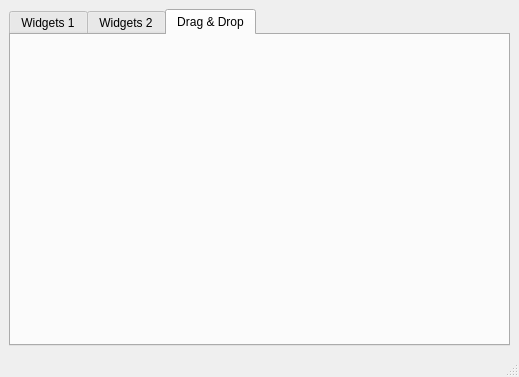
<?xml version="1.0" encoding="UTF-8"?>
<ui version="4.0">
 <class>MainWindow</class>
 <widget class="QMainWindow" name="MainWindow">
  <property name="geometry">
   <rect>
    <x>0</x>
    <y>0</y>
    <width>519</width>
    <height>377</height>
   </rect>
  </property>
  <property name="windowTitle">
   <string>MainWindow</string>
  </property>
  <widget class="QWidget" name="centralwidget">
   <layout class="QGridLayout" name="gridLayout">
    <item row="0" column="0">
     <widget class="QTabWidget" name="tabWidget_1">
      <property name="font">
       <font>
        <weight>50</weight>
        <bold>false</bold>
       </font>
      </property>
      <property name="acceptDrops">
       <bool>false</bool>
      </property>
      <property name="currentIndex">
       <number>2</number>
      </property>
      <widget class="QWidget" name="tab_widgets_1">
       <property name="toolTip">
        <string/>
       </property>
       <property name="statusTip">
        <string/>
       </property>
       <attribute name="title">
        <string>Widgets 1</string>
       </attribute>
       <layout class="QVBoxLayout" name="verticalLayout">
        <item>
         <layout class="QVBoxLayout" name="verticalLayout_tab_1">
          <item>
           <widget class="QTabWidget" name="tabWidget_2">
            <property name="accessibleName">
             <string/>
            </property>
            <property name="currentIndex">
             <number>0</number>
            </property>
            <widget class="QWidget" name="tab_tree">
             <property name="statusTip">
              <string/>
             </property>
             <attribute name="title">
              <string>Tree</string>
             </attribute>
             <layout class="QHBoxLayout" name="horizontalLayout">
              <item>
               <layout class="QVBoxLayout" name="verticalLayout_2">
                <item>
                 <widget class="QTreeWidget" name="treeWidget">
                  <column>
                   <property name="text">
                    <string>Header 1</string>
                   </property>
                  </column>
                  <column>
                   <property name="text">
                    <string>New Column</string>
                   </property>
                  </column>
                  <item>
                   <property name="text">
                    <string>Item1</string>
                   </property>
                   <item>
                    <property name="text">
                     <string>Subitem1</string>
                    </property>
                   </item>
                  </item>
                 </widget>
                </item>
               </layout>
              </item>
             </layout>
            </widget>
            <widget class="QWidget" name="tab_calendar">
             <property name="statusTip">
              <string/>
             </property>
             <attribute name="title">
              <string>Calendar</string>
             </attribute>
             <layout class="QVBoxLayout" name="verticalLayout_3">
              <item>
               <widget class="QDateEdit" name="dateEdit">
                <property name="alignment">
                 <set>Qt::AlignCenter</set>
                </property>
               </widget>
              </item>
              <item>
               <widget class="QCalendarWidget" name="calendarWidget"/>
              </item>
             </layout>
            </widget>
           </widget>
          </item>
         </layout>
        </item>
       </layout>
      </widget>
      <widget class="QWidget" name="tab_widgets_2">
       <property name="toolTip">
        <string/>
       </property>
       <property name="statusTip">
        <string/>
       </property>
       <attribute name="title">
        <string>Widgets 2</string>
       </attribute>
       <layout class="QGridLayout" name="gridLayout_2">
        <item row="2" column="1">
         <spacer name="verticalSpacer_2">
          <property name="orientation">
           <enum>Qt::Vertical</enum>
          </property>
          <property name="sizeType">
           <enum>QSizePolicy::Maximum</enum>
          </property>
          <property name="sizeHint" stdset="0">
           <size>
            <width>20</width>
            <height>140</height>
           </size>
          </property>
         </spacer>
        </item>
        <item row="3" column="0" colspan="2">
         <widget class="QProgressBar" name="progressBar">
          <property name="value">
           <number>24</number>
          </property>
         </widget>
        </item>
        <item row="0" column="0">
         <widget class="QGroupBox" name="groupBox">
          <property name="title">
           <string>Progress Bar</string>
          </property>
          <widget class="QWidget" name="layoutWidget">
           <property name="geometry">
            <rect>
             <x>20</x>
             <y>30</y>
             <width>114</width>
             <height>65</height>
            </rect>
           </property>
           <layout class="QVBoxLayout" name="verticalLayout_4">
            <item>
             <widget class="QRadioButton" name="radioButton_start">
              <property name="statusTip">
               <string>Start the Progress Bar</string>
              </property>
              <property name="text">
               <string>Start</string>
              </property>
              <property name="checked">
               <bool>true</bool>
              </property>
             </widget>
            </item>
            <item>
             <widget class="QRadioButton" name="radioButton_stop">
              <property name="statusTip">
               <string>Stop the Progress Bar</string>
              </property>
              <property name="text">
               <string>Stop</string>
              </property>
             </widget>
            </item>
            <item>
             <widget class="QRadioButton" name="radioButton_reset">
              <property name="statusTip">
               <string>Reset the Progress Bar</string>
              </property>
              <property name="text">
               <string>Reset</string>
              </property>
             </widget>
            </item>
           </layout>
          </widget>
         </widget>
        </item>
        <item row="0" column="1">
         <widget class="QGroupBox" name="groupBox_2">
          <property name="title">
           <string>Move the Dial</string>
          </property>
          <widget class="QWidget" name="verticalLayoutWidget">
           <property name="geometry">
            <rect>
             <x>10</x>
             <y>30</y>
             <width>61</width>
             <height>71</height>
            </rect>
           </property>
           <layout class="QVBoxLayout" name="verticalLayout_5">
            <item>
             <widget class="QDial" name="dial"/>
            </item>
           </layout>
          </widget>
          <widget class="QWidget" name="verticalLayoutWidget_2">
           <property name="geometry">
            <rect>
             <x>90</x>
             <y>20</y>
             <width>91</width>
             <height>80</height>
            </rect>
           </property>
           <layout class="QVBoxLayout" name="verticalLayout_6">
            <item>
             <widget class="QLCDNumber" name="lcdNumber">
              <property name="palette">
               <palette>
                <active>
                 <colorrole role="WindowText">
                  <brush brushstyle="SolidPattern">
                   <color alpha="255">
                    <red>0</red>
                    <green>0</green>
                    <blue>255</blue>
                   </color>
                  </brush>
                 </colorrole>
                </active>
                <inactive>
                 <colorrole role="WindowText">
                  <brush brushstyle="SolidPattern">
                   <color alpha="255">
                    <red>0</red>
                    <green>0</green>
                    <blue>255</blue>
                   </color>
                  </brush>
                 </colorrole>
                </inactive>
                <disabled>
                 <colorrole role="WindowText">
                  <brush brushstyle="SolidPattern">
                   <color alpha="255">
                    <red>120</red>
                    <green>120</green>
                    <blue>120</blue>
                   </color>
                  </brush>
                 </colorrole>
                </disabled>
               </palette>
              </property>
              <property name="digitCount">
               <number>2</number>
              </property>
              <property name="mode">
               <enum>QLCDNumber::Dec</enum>
              </property>
              <property name="segmentStyle">
               <enum>QLCDNumber::Flat</enum>
              </property>
             </widget>
            </item>
           </layout>
          </widget>
         </widget>
        </item>
        <item row="2" column="0">
         <layout class="QVBoxLayout" name="verticalLayout_7">
          <item>
           <widget class="QFontComboBox" name="fontComboBox"/>
          </item>
          <item>
           <widget class="QLabel" name="label">
            <property name="font">
             <font>
              <pointsize>14</pointsize>
             </font>
            </property>
            <property name="text">
             <string/>
            </property>
            <property name="alignment">
             <set>Qt::AlignCenter</set>
            </property>
           </widget>
          </item>
         </layout>
        </item>
       </layout>
      </widget>
      <widget class="QWidget" name="tab_drag_drop">
       <property name="acceptDrops">
        <bool>false</bool>
       </property>
       <attribute name="title">
        <string>Drag &amp;&amp; Drop</string>
       </attribute>
      </widget>
     </widget>
    </item>
   </layout>
  </widget>
  <widget class="QStatusBar" name="statusbar">
   <property name="statusTip">
    <string>Status bar</string>
   </property>
  </widget>
 </widget>
 <tabstops>
  <tabstop>tabWidget_2</tabstop>
  <tabstop>treeWidget</tabstop>
  <tabstop>dateEdit</tabstop>
  <tabstop>calendarWidget</tabstop>
  <tabstop>radioButton_start</tabstop>
  <tabstop>radioButton_stop</tabstop>
  <tabstop>radioButton_reset</tabstop>
  <tabstop>dial</tabstop>
  <tabstop>fontComboBox</tabstop>
 </tabstops>
 <resources/>
 <connections>
  <connection>
   <sender>dial</sender>
   <signal>valueChanged(int)</signal>
   <receiver>lcdNumber</receiver>
   <slot>display(int)</slot>
   <hints>
    <hint type="sourcelabel">
     <x>303</x>
     <y>115</y>
    </hint>
    <hint type="destinationlabel">
     <x>385</x>
     <y>127</y>
    </hint>
   </hints>
  </connection>
  <connection>
   <sender>fontComboBox</sender>
   <signal>activated(QString)</signal>
   <receiver>label</receiver>
   <slot>setText(QString)</slot>
   <hints>
    <hint type="sourcelabel">
     <x>138</x>
     <y>177</y>
    </hint>
    <hint type="destinationlabel">
     <x>151</x>
     <y>253</y>
    </hint>
   </hints>
  </connection>
 </connections>
</ui>
